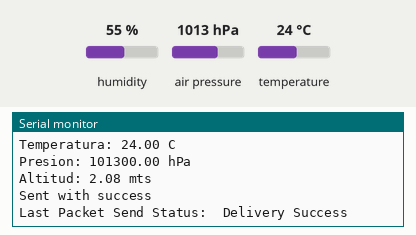
Simulated run of this sketch. Board: ESP32. On the bench: the last lines printed to the serial monitor. The inputs (shaded band) are chosen by the test bench; at power-on: humidity 55 %, air pressure 1013 hPa, temperature 24 °C.

Above: at 1.2 s.
1.3 s: humidity set to 22 %
2.8 s: air pressure set to 952 hPa
At 4.0 s:
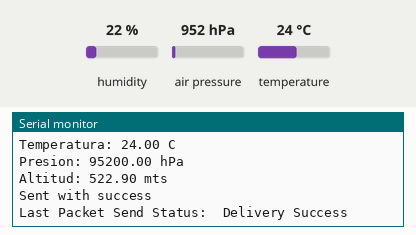
4.3 s: temperature set to 12 °C
5.8 s: air pressure set to 975 hPa
At 6.46 s:
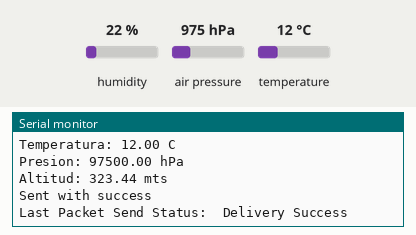
7.3 s: humidity set to 40 %
Timing chart, 0 to 9.8 s (numbered marks = the images above; inputs shaded):
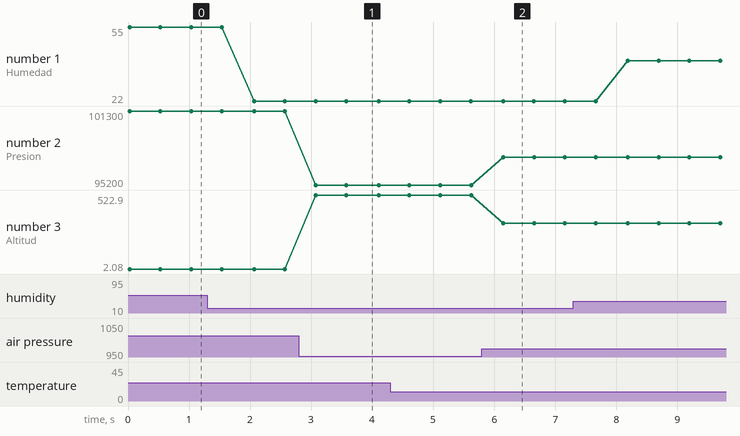

The sketch:

Nodo2.ino
```cpp
/*
 * Includes the following libraries:
 * Adafruit BMP085
 * Adafruit Unified Sensor
 * Adafruit BusIO
 */
#include <DHT.h>
#include <Wire.h>
#include "WiFi.h"
#include <esp_now.h>
#include <Adafruit_BMP085.h>

uint8_t broadcastAddress[] = {0x84, 0xCC, 0xA8, 0x64, 0xFD, 0xD8};

typedef struct struct_message {
    int id; // must be unique for each sender board
    float dato1;
    float dato2;
    float dato3;
    float dato4;
} struct_message;

struct_message myData;
esp_now_peer_info_t peerInfo;

Adafruit_BMP085 bmp;
DHT dht(4, DHT11);

void OnDataSent(const uint8_t *mac_addr, esp_now_send_status_t status) {
  Serial.print("\r\nLast Packet Send Status:\t");
  Serial.println(status == ESP_NOW_SEND_SUCCESS ? "Delivery Success" : "Delivery Fail");
}

void setup() {
  Serial.begin(115200);

  WiFi.mode(WIFI_STA);
  Serial.println(WiFi.macAddress());

  if (esp_now_init() != ESP_OK) {
    Serial.println("Error initializing ESP-NOW");
    return;
  }

  esp_now_register_send_cb(OnDataSent);

  memcpy(peerInfo.peer_addr, broadcastAddress, 6);
  peerInfo.channel = 0;
  peerInfo.encrypt = false;

  // Add peer
  if (esp_now_add_peer(&peerInfo) != ESP_OK){
    Serial.println("Failed to add peer");
    return;
  }

  Serial.println(F("DHT11 test!"));

  dht.begin();
  if (!bmp.begin()) {
    Serial.println("Could not find a valid BMP085/BMP180 sensor, check wiring!");
    while (1) {}
  }

}

void loop() {

  String hum="";
  String tem="";
  String pre="";
  String alt="";

  myData.id=2;
  myData.dato1 = dht.readHumidity();
  myData.dato2 = dht.readTemperature();

  myData.dato3 = bmp.readPressure();
  myData.dato4 = bmp.readAltitude();

  hum="Humedad: "+String(myData.dato1);
  tem="Temperatura: " + String(myData.dato2) +" C";
  pre="Presion: " + String(myData.dato3) +" hPa";
  alt="Altitud: " + String(myData.dato4) +" mts";

  Serial.println(hum);
  Serial.println(tem);
  Serial.println(pre);
  Serial.println(alt);

  Serial.println("");


  // Send message via ESP-NOW
  esp_err_t result = esp_now_send(broadcastAddress, (uint8_t *) &myData, sizeof(myData));

  if (result == ESP_OK) {
    Serial.println("Sent with success");
  }
  else {
    Serial.println("Error sending the data");
  }

  delay(500);
}
```

Measured:
- after the input at 2.8 s, the serial monitor: prints a new line after 0.28 s (image 1)
- after the input at 5.8 s, the serial monitor: prints a new line after 0.35 s (image 2)
- plotted number 1: 55 → 22 after the input at 1.3 s, 22 → 40 after the input at 7.3 s
- plotted number 2: 101300 → 95200 after the input at 2.8 s, 95200 → 97500 after the input at 5.8 s
- plotted number 3: 2.08 → 522.9 after the input at 2.8 s, 522.9 → 323.44 after the input at 5.8 s
